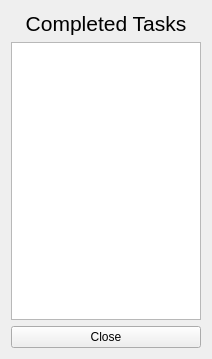
<?xml version="1.0" encoding="UTF-8"?>
<ui version="4.0">
 <class>completedtasks</class>
 <widget class="QWidget" name="completedtasks">
  <property name="geometry">
   <rect>
    <x>0</x>
    <y>0</y>
    <width>212</width>
    <height>359</height>
   </rect>
  </property>
  <property name="windowTitle">
   <string>Completed Tasks</string>
  </property>
  <layout class="QGridLayout" name="gridLayout">
   <item row="0" column="0">
    <layout class="QVBoxLayout" name="verticalLayout">
     <item>
      <widget class="QLabel" name="label">
       <property name="font">
        <font>
         <pointsize>16</pointsize>
        </font>
       </property>
       <property name="text">
        <string>Completed Tasks</string>
       </property>
       <property name="alignment">
        <set>Qt::AlignCenter</set>
       </property>
      </widget>
     </item>
     <item>
      <widget class="QListWidget" name="completedList"/>
     </item>
     <item>
      <widget class="QPushButton" name="closeButton">
       <property name="text">
        <string>Close</string>
       </property>
      </widget>
     </item>
    </layout>
   </item>
  </layout>
 </widget>
 <resources/>
 <connections/>
</ui>
